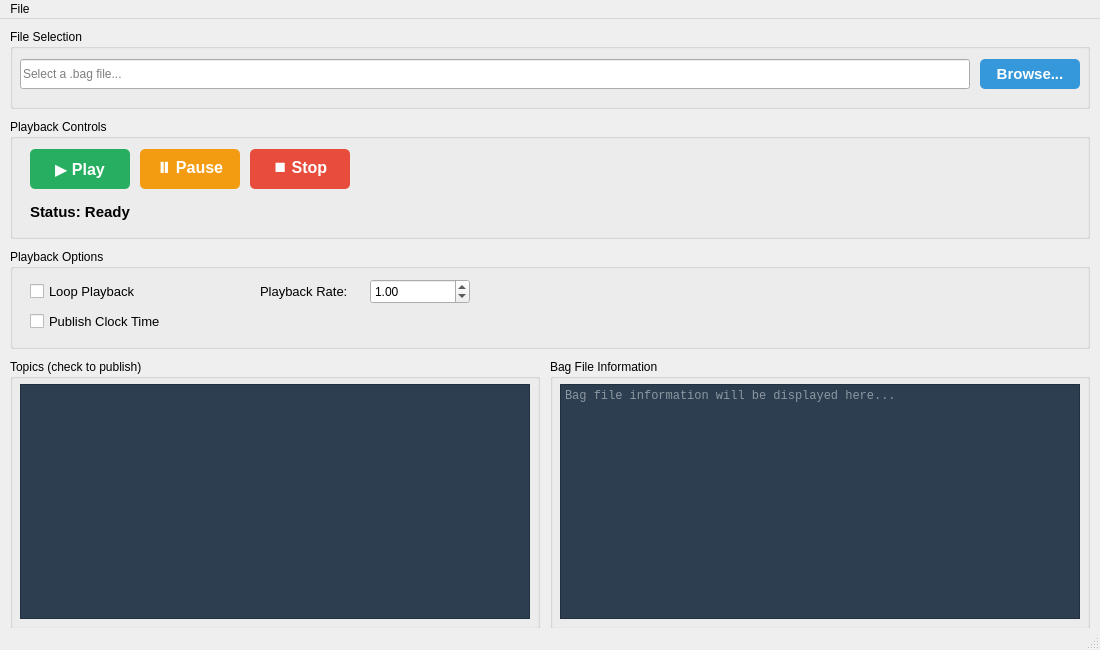
<?xml version="1.0" encoding="UTF-8"?>
<ui version="4.0">
 <class>BagReplayTool</class>
 <widget class="QMainWindow" name="BagReplayTool">
  <property name="geometry">
   <rect>
    <x>0</x>
    <y>0</y>
    <width>1100</width>
    <height>650</height>
   </rect>
  </property>
  <property name="windowTitle">
   <string>Bag Replay Tool</string>
  </property>
  <widget class="QWidget" name="centralwidget">
   <widget class="QGroupBox" name="groupBox_file_selection">
    <property name="geometry">
     <rect>
      <x>10</x>
      <y>10</y>
      <width>1080</width>
      <height>80</height>
     </rect>
    </property>
    <property name="title">
     <string>File Selection</string>
    </property>
    <widget class="QLineEdit" name="line_edit_file_path">
     <property name="geometry">
      <rect>
       <x>10</x>
       <y>30</y>
       <width>950</width>
       <height>30</height>
      </rect>
     </property>
     <property name="placeholderText">
      <string>Select a .bag file...</string>
     </property>
     <property name="readOnly">
      <bool>true</bool>
     </property>
    </widget>
    <widget class="QPushButton" name="btn_browse">
     <property name="geometry">
      <rect>
       <x>970</x>
       <y>30</y>
       <width>100</width>
       <height>30</height>
      </rect>
     </property>
     <property name="styleSheet">
      <string notr="true">QPushButton {
    background-color: #3498db;
    color: white;
    font-size: 11pt;
    font-weight: bold;
    border: none;
    border-radius: 5px;
}
QPushButton:hover {
    background-color: #2980b9;
}
QPushButton:pressed {
    background-color: #21618c;
}</string>
     </property>
     <property name="text">
      <string>Browse...</string>
     </property>
    </widget>
   </widget>
   <widget class="QGroupBox" name="groupBox_playback_controls">
    <property name="geometry">
     <rect>
      <x>10</x>
      <y>100</y>
      <width>1080</width>
      <height>120</height>
     </rect>
    </property>
    <property name="title">
     <string>Playback Controls</string>
    </property>
    <widget class="QPushButton" name="btn_play">
     <property name="geometry">
      <rect>
       <x>20</x>
       <y>30</y>
       <width>100</width>
       <height>40</height>
      </rect>
     </property>
     <property name="styleSheet">
      <string notr="true">QPushButton {
    background-color: #27ae60;
    color: white;
    font-size: 12pt;
    font-weight: bold;
    border: none;
    border-radius: 5px;
}
QPushButton:hover {
    background-color: #229954;
}
QPushButton:pressed {
    background-color: #1e8449;
}</string>
     </property>
     <property name="text">
      <string>▶ Play</string>
     </property>
    </widget>
    <widget class="QPushButton" name="btn_pause">
     <property name="geometry">
      <rect>
       <x>130</x>
       <y>30</y>
       <width>100</width>
       <height>40</height>
      </rect>
     </property>
     <property name="styleSheet">
      <string notr="true">QPushButton {
    background-color: #f39c12;
    color: white;
    font-size: 12pt;
    font-weight: bold;
    border: none;
    border-radius: 5px;
}
QPushButton:hover {
    background-color: #e67e22;
}
QPushButton:pressed {
    background-color: #d35400;
}</string>
     </property>
     <property name="text">
      <string>⏸ Pause</string>
     </property>
    </widget>
    <widget class="QPushButton" name="btn_stop">
     <property name="geometry">
      <rect>
       <x>240</x>
       <y>30</y>
       <width>100</width>
       <height>40</height>
      </rect>
     </property>
     <property name="styleSheet">
      <string notr="true">QPushButton {
    background-color: #e74c3c;
    color: white;
    font-size: 12pt;
    font-weight: bold;
    border: none;
    border-radius: 5px;
}
QPushButton:hover {
    background-color: #c0392b;
}
QPushButton:pressed {
    background-color: #a93226;
}</string>
     </property>
     <property name="text">
      <string>⏹ Stop</string>
     </property>
    </widget>
    <widget class="QLabel" name="label_status">
     <property name="geometry">
      <rect>
       <x>20</x>
       <y>80</y>
       <width>320</width>
       <height>25</height>
      </rect>
     </property>
     <property name="styleSheet">
      <string notr="true">QLabel {
    font-size: 11pt;
    font-weight: bold;
}</string>
     </property>
     <property name="text">
      <string>Status: Ready</string>
     </property>
    </widget>
   </widget>
   <widget class="QGroupBox" name="groupBox_playback_options">
    <property name="geometry">
     <rect>
      <x>10</x>
      <y>230</y>
      <width>1080</width>
      <height>100</height>
     </rect>
    </property>
    <property name="title">
     <string>Playback Options</string>
    </property>
    <widget class="QCheckBox" name="checkbox_loop">
     <property name="geometry">
      <rect>
       <x>20</x>
       <y>30</y>
       <width>150</width>
       <height>25</height>
      </rect>
     </property>
     <property name="styleSheet">
      <string notr="true">QCheckBox {
    font-size: 10pt;
}</string>
     </property>
     <property name="text">
      <string>Loop Playback</string>
     </property>
    </widget>
    <widget class="QCheckBox" name="checkbox_clock">
     <property name="geometry">
      <rect>
       <x>20</x>
       <y>60</y>
       <width>200</width>
       <height>25</height>
      </rect>
     </property>
     <property name="styleSheet">
      <string notr="true">QCheckBox {
    font-size: 10pt;
}</string>
     </property>
     <property name="text">
      <string>Publish Clock Time</string>
     </property>
    </widget>
    <widget class="QLabel" name="label_rate">
     <property name="geometry">
      <rect>
       <x>250</x>
       <y>30</y>
       <width>100</width>
       <height>25</height>
      </rect>
     </property>
     <property name="styleSheet">
      <string notr="true">QLabel {
    font-size: 10pt;
}</string>
     </property>
     <property name="text">
      <string>Playback Rate:</string>
     </property>
    </widget>
    <widget class="QDoubleSpinBox" name="spinbox_rate">
     <property name="geometry">
      <rect>
       <x>360</x>
       <y>30</y>
       <width>100</width>
       <height>25</height>
      </rect>
     </property>
     <property name="minimum">
      <double>0.100000000000000</double>
     </property>
     <property name="maximum">
      <double>10.000000000000000</double>
     </property>
     <property name="singleStep">
      <double>0.100000000000000</double>
     </property>
     <property name="value">
      <double>1.000000000000000</double>
     </property>
    </widget>
   </widget>
   <widget class="QGroupBox" name="groupBox_topics">
    <property name="geometry">
     <rect>
      <x>10</x>
      <y>340</y>
      <width>530</width>
      <height>270</height>
     </rect>
    </property>
    <property name="title">
     <string>Topics (check to publish)</string>
    </property>
    <widget class="QListWidget" name="list_topics">
     <property name="geometry">
      <rect>
       <x>10</x>
       <y>25</y>
       <width>510</width>
       <height>235</height>
      </rect>
     </property>
     <property name="styleSheet">
      <string notr="true">QListWidget {
    font-family: monospace;
    font-size: 9pt;
    background-color: #2c3e50;
    color: #ecf0f1;
}</string>
     </property>
    </widget>
   </widget>
   <widget class="QGroupBox" name="groupBox_bag_info">
    <property name="geometry">
     <rect>
      <x>550</x>
      <y>340</y>
      <width>540</width>
      <height>270</height>
     </rect>
    </property>
    <property name="title">
     <string>Bag File Information</string>
    </property>
    <widget class="QPlainTextEdit" name="text_bag_info">
     <property name="geometry">
      <rect>
       <x>10</x>
       <y>25</y>
       <width>520</width>
       <height>235</height>
      </rect>
     </property>
     <property name="styleSheet">
      <string notr="true">QPlainTextEdit {
    font-family: monospace;
    font-size: 9pt;
    background-color: #2c3e50;
    color: #ecf0f1;
}</string>
     </property>
     <property name="readOnly">
      <bool>true</bool>
     </property>
     <property name="placeholderText">
      <string>Bag file information will be displayed here...</string>
     </property>
    </widget>
   </widget>
  </widget>
  <widget class="QMenuBar" name="menubar">
   <property name="geometry">
    <rect>
     <x>0</x>
     <y>0</y>
     <width>1100</width>
     <height>22</height>
    </rect>
   </property>
   <widget class="QMenu" name="menu_file">
    <property name="title">
     <string>File</string>
    </property>
    <addaction name="action_open"/>
    <addaction name="separator"/>
    <addaction name="action_clear_recent"/>
   </widget>
   <addaction name="menu_file"/>
  </widget>
  <widget class="QStatusBar" name="statusbar"/>
  <action name="action_open">
   <property name="text">
    <string>Open Bag File...</string>
   </property>
   <property name="shortcut">
    <string>Ctrl+O</string>
   </property>
  </action>
  <action name="action_clear_recent">
   <property name="text">
    <string>Clear Recent Files</string>
   </property>
  </action>
 </widget>
 <resources/>
 <connections/>
</ui>
